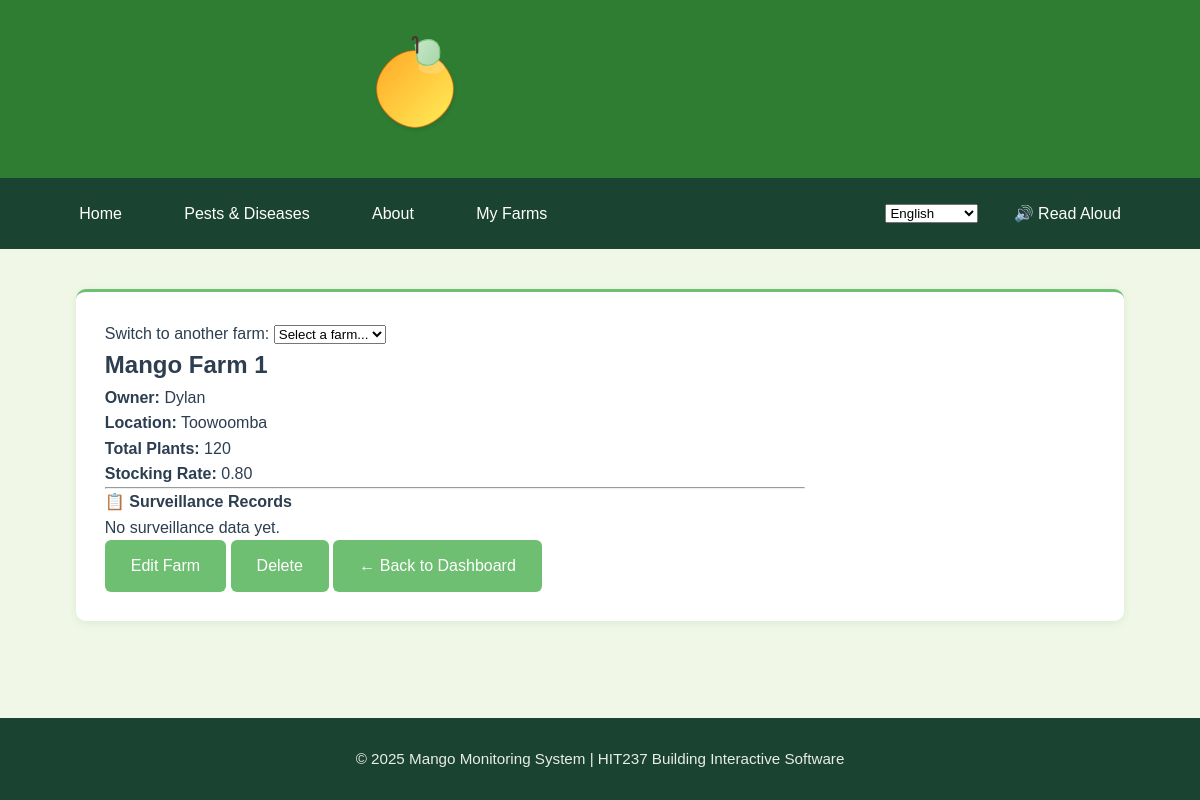
The app's page /myfarms/farms/16/ (signed in) with its own data.
### App2/models.py (models this page shows, shortened)
class Farm(models.Model):
    name = models.CharField(max_length=100)
    location = models.CharField(max_length=150)
    owner = models.ForeignKey(User, on_delete=models.CASCADE, related_name="farms")
    total_plants = models.IntegerField(validators=[MinValueValidator(1)], help_text="Total number of mango plants on the property")
    farm_size = models.DecimalField(max_digits=10, decimal_places=2, help_text="Farm size in hectares")
    stocking_rate = models.DecimalField(max_digits=10, decimal_places=2, help_text="Plants per hectare", editable=False)
    created_at = models.DateTimeField(auto_now_add=True)
    updated_at = models.DateTimeField(auto_now=True)
    class Meta:
        ordering = ['name']

### App2/views.py (the view)
# urls.py: path('farms/<int:pk>/', views.FarmDetailView.as_view(), name='farm-detail'),
class FarmDetailView(LoginRequiredMixin, OwnerMixin, DetailView):
    model = Farm
    template_name = 'app2/farm_detail.html'
    def get_context_data(self, **kwargs):
        context = super().get_context_data(**kwargs)
        context['user_farms'] = Farm.objects.filter(owner=self.request.user)
        context['is_superuser'] = self.request.user.is_superuser
        return context

### App2/views.py (called while the page is built, shortened)
    def test_func(self):
        if self.request.user.is_superuser:
            return True

### App2/templates/App2/farm_detail.html (shortened to what this page needs)
{% extends 'app2/base.html' %}
{% block content %}
<div class="card shadow-sm p-3">
<div class="farm-detail-wrapper">
  <div class="mb-3">
    <label for="farm-selector" class="form-label">Switch to another farm:</label>
    <select id="farm-selector" class="form-select" onchange="if(this.value) window.location.href=this.value">
      <option value="">Select a farm...</option>
    </select>
  </div>
  <div class="form-card mx-auto text-center" style="max-width: 700px;">    <h2 class="mb-3">{{ farm.name }}</h2>
    {% if is_superuser %}
    <p><strong>Owner:</strong> {{ farm.owner.username }}</p>
    {% endif %}
    <p><strong>Location:</strong> {{ farm.location }}</p>
    <p><strong>Total Plants:</strong> {{ farm.total_plants }}</p>
    <p><strong>Stocking Rate:</strong> {{ farm.stocking_rate|floatformat:2 }}</p>
    <hr class="my-4" />
    <h4 class="mt-4 mb-2">📋 Surveillance Records</h4>
    {% if farm.surveillance_records.all %}
      <ul class="text-start" style="max-width: 600px; margin: auto;">
        {% for record in farm.surveillance_records.all %}
          <li>{{ record.date_observed }} - {{ record.pest.name }} ({{ record.get_severity_display }})</li>
        {% endfor %}
      </ul>
    {% else %}
      <p>No surveillance data yet.</p>
    {% endif %}
    <div class="mt-4 d-flex flex-wrap justify-content-center gap-2">
      <a href="{% url 'App2:farm-update' farm.pk %}" class="btn btn-success">Edit Farm</a>
      <a href="{% url 'App2:farm-delete' farm.pk %}" class="btn btn-success">Delete</a>
      <a href="{% url 'App2:profile' %}" class="btn btn-outline-success">← Back to Dashboard</a>
    </div>
</div>
  </div>
</div>
{% endblock %}

### App1/static/css/base.css (style rules this page uses)
:root { --primary-green: #2E7D32; --secondary-green: #6FBF73; --accent-green: #A2C523; --light-bg: #F0F7E6; --card-bg: #FFFFFF; --text-dark: #2C3E50; --text-light: #5D6D7E; --shadow-sm: 0 2px 8px rgba(46, 125, 50, 0.1); --shadow-md: 0 4px 12px rgba(46, 125, 50, 0.15); --border-color: #dcdcdc; }
* { margin: 0; padding: 0; box-sizing: border-box; font-family: 'Poppins', sans-serif; }
body { min-height: 100vh; display: flex; flex-direction: column; background-color: var(--light-bg); color: var(--text-dark); line-height: 1.6; }
.card { background: var(--card-bg); border-radius: 10px; box-shadow: var(--shadow-sm); padding: 1.8rem; transition: all 0.3s ease; border-top: 3px solid var(--secondary-green); }
.btn { display: inline-flex; align-items: center; gap: 0.5rem; padding: 0.7rem 1.5rem; background-color: var(--secondary-green); color: white; border-radius: 6px; text-decoration: none; font-weight: 500; transition: all 0.3s ease; border: 2px solid transparent; }

### records on screen
Farm: name "Mango Farm 1", owner.username "Dylan", location "Toowoomba", total_plants "120", stocking_rate "0.80"
